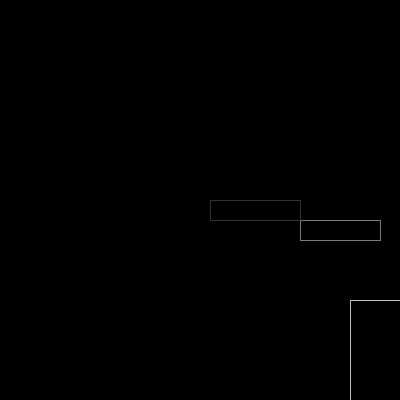
Frame 1 (no input)
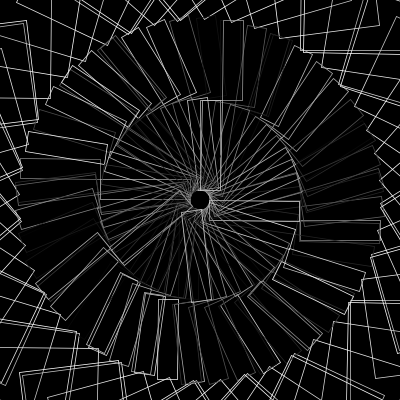
Frame 60 (the mouse pressed at the canvas centre just before this capture)
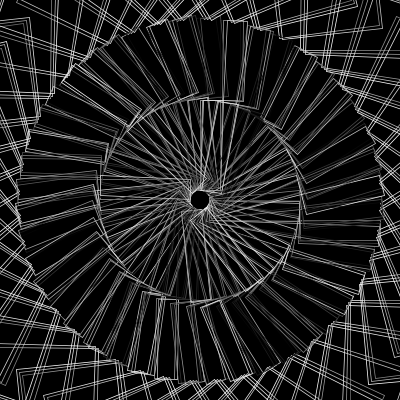
Frame 120 (the mouse held since frame 60 and released just before this capture)

The Processing sketch that drew these frames (run headless with seeded random() and noise(); from frame 60 on, the mouse is pressed at the canvas centre):

// Processing sketch: processing_185286
// ── processing_185286.pde

/*=======================================
Vortexes
For-Doodle/Lab
  
Modified 2/10/2015
    
Sarah Hockman
hockman.25@osu.edu
hockman.25@gmail.com
    
Created for Art 3001 - Data Visualization
BFA in Art and Technology
The Ohio State University
http://www.openprocessing.org/classroom/4626
    
=======================================*/


float r=0;
float s=10;

void setup() {
  size(400,400);
  background(0);
  smooth();
  strokeWeight(.75); //thickness of line
  
}

void draw () {
  translate(200,200);
   rotate(r);
  
    stroke(random (255)); 
     fill(0,30);
     rect(100,20,80,20);
       
       stroke(255);
       fill(0,20); 
       rect(150,100,100,100);
       
       stroke(random (255)); 
       rect(10,0,90,20);
       fill(0,20);
  r++;
      
  }
